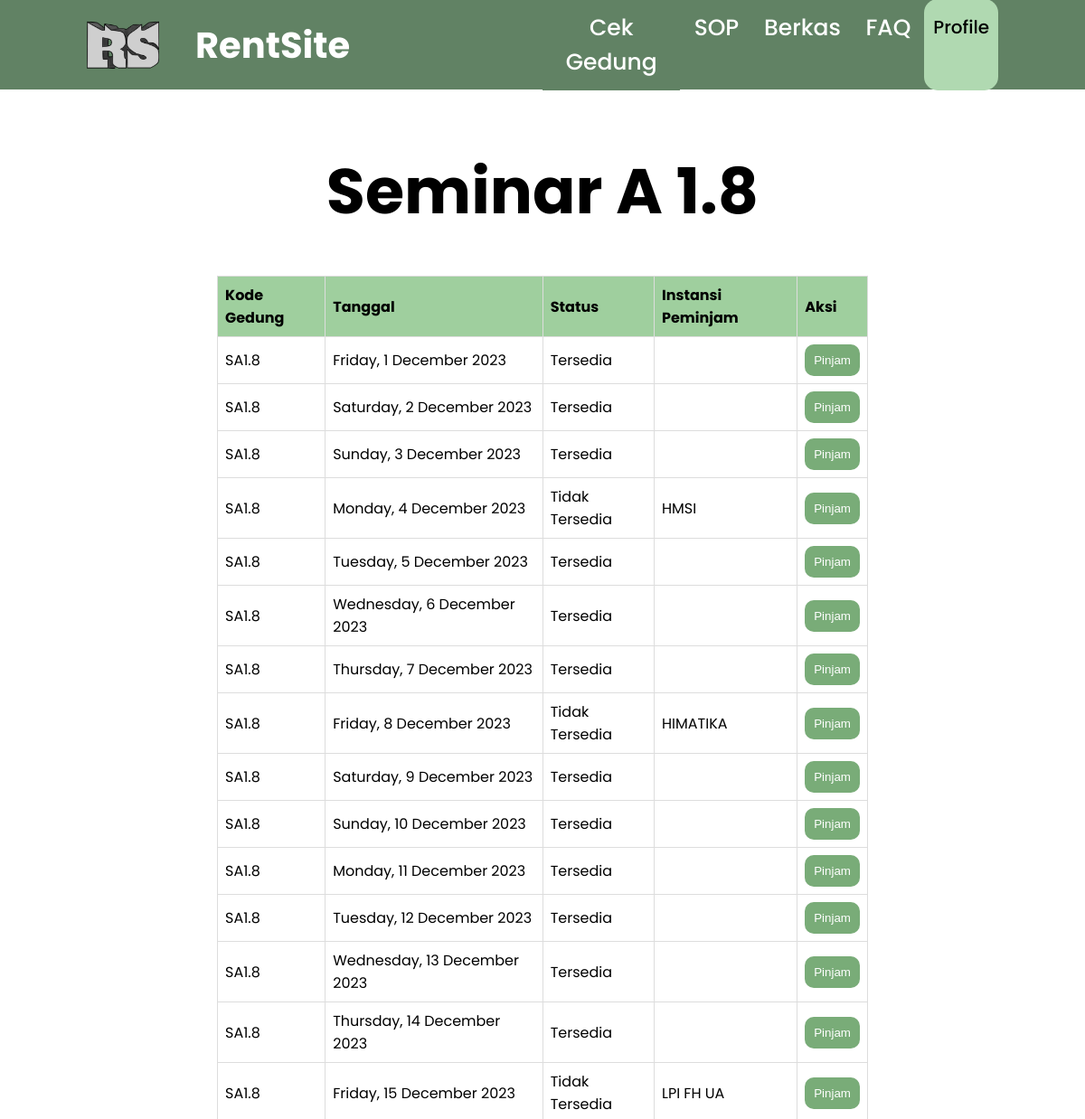
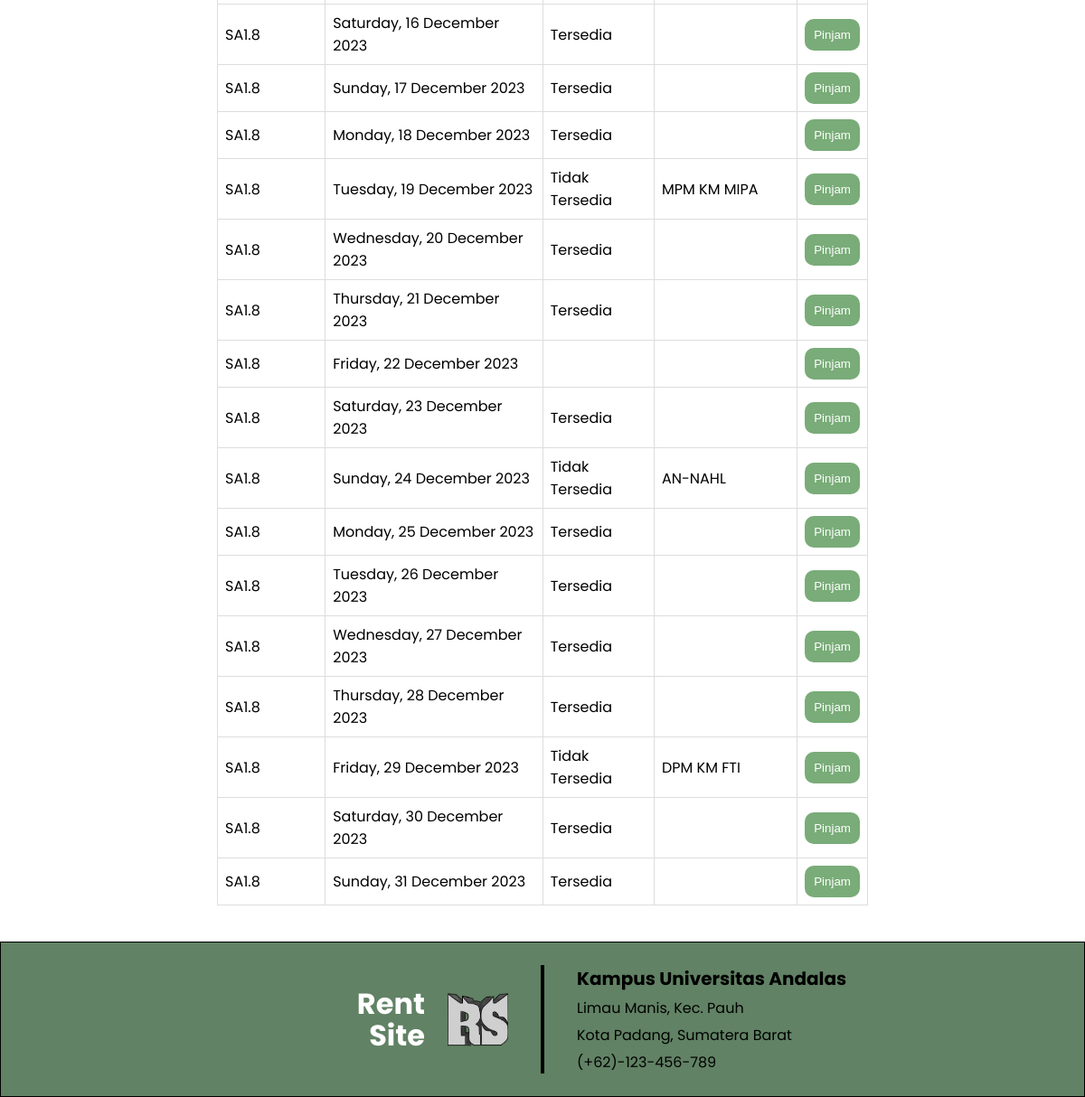
/user/seminara18.php, run on the app's committed database (2 pictures, top to bottom).
### tables this page shows
CREATE TABLE `seminar_a1_8` (
  `Kode_Gedung` varchar(255) NOT NULL,
  `Tanggal` date NOT NULL,
  `Status` varchar(255) DEFAULT NULL,
  `Instansi_Peminjam` varchar(255) DEFAULT NULL
);

### user/seminara18.php (the view, shortened to what this page needs)
<?php
require '../function.php';
$sql = "SELECT * FROM seminar_a1_8";
$result = $conn->query($sql);
?>
<!DOCTYPE html>
<html lang="idn">
<head>
  <link rel="stylesheet" href="../css/auditorium.css" />
  <link rel="stylesheet" href="https://cdnjs.cloudflare.com/ajax/libs/font-awesome/4.7.0/css/font-awesome.min.css" />
</head>
<body>
  <nav class="menu">
    <div class="logo">
      <img class="gmblogo" src="../img/logorentsite.png" alt="" />
      <a href="landingPageUser.php" style="text-decoration: none;">
        <h1>RentSite</h1>
      </a>
    </div>
    <ul>
      <li><a href="cekGedungUser.php">Cek Gedung</a></li>
      <li><a href="sopUser.php">SOP</a></li>
      <li><a href="loadBerkasUser.php">Berkas</a></li>
      <li><a href="faqUser.php">FAQ</a></li>
      <a href="profilUser.php" class="login1">Profile</a>
    </ul>
  </nav>
  <main>
    <div class="konten1">Seminar A 1.8</div>
    <div class="isitable">
      <?php
      if ($result->num_rows > 0) {
        echo "<table>";
        echo "<tr><th>Kode Gedung</th><th>Tanggal</th><th>Status</th><th>Instansi Peminjam</th><th>Aksi</th></tr>";
        while ($row = $result->fetch_assoc()) {
          echo "<tr>";
          echo "<td>" . $row["Kode_Gedung"] . "</td>";
          echo "<td>" . date('l, j F Y', strtotime($row["Tanggal"])) . "</td>";
          echo '<td class="status">' . $row["Status"] . "</td>";
          echo "<td>" . $row["Instansi_Peminjam"] . "</td>";
          echo '<td class="pilihan">' . '<button type="button" id="btnPeminjaman" onclick="showForm(\'' . $row["Kode_Gedung"] . '\')">Pinjam</button>' . "</td>";
          echo "</tr>";
        }
        echo "</table>";
      } else {
        echo "Tidak ada data gedung.";
      }
      ?>
    </div>
  </main>
  <fotter>
    <div class="foot1">
      <ui class="judul">Rent Site</ui>
      <img class="logo" src="../img/logorentsite.png" alt="">
    </div>
    <div class="foot2"></div>
    <div class="foot3">
      <p class="kontak1">Kampus Universitas Andalas</p>
      <a class="kontak2" href="">Limau Manis, Kec. Pauh</a>
      <a class="kontak3" href="">Kota Padang, Sumatera Barat</a>
      <a class="kontak4" href="">(+62)-123-456-789</a>
    </div>
  </fotter>
</body>
</html>

### css/auditorium.css (style rules this page uses)
* { margin: 0; padding: 0; box-sizing: border-box; outline: none; border: none; list-style-type: none; }
:root { --one: #618264; --two: #79ac78; --three: #b0d9b1; --four: #d0e7d2; }
body { font-family: poppins; }
nav { align-content: center; padding-left: 96px; padding-right: 96px; height: 6.2em; background-color: var(--one); display: grid; grid-template-columns: 1fr 1fr; }
.menu ul { display: flex; flex-direction: row; justify-content: space-between; }
.logo { display: flex; flex-direction: row; align-items: center; }
.gmblogo { width: 80px; height: 60px; }
h1 { margin-left: 40px; font-weight: 700; font-size: 40px; color: white; }
.menu > ul > li > a { min-width: 80px; padding: 0.5em; text-align: center; display: block; font-weight: 500; font-size: 25px; text-decoration: none; color: white; background-color: var(--one); }
.login1 { border-top: 1rem solid transparent; color: black; text-decoration: none; text-align: center; font-weight: 500; font-size: 20px; background-color: var(--three); cursor: pointer; border-radius: 15px; width: 97px; }
main { padding-left: 240px; padding-right: 240px; }
.konten1 { margin-top: 60px; font-weight: 700; font-size: 70px; text-align: center; }
table { width: 100%; border-collapse: collapse; }
th, td { border: 1px solid #dddddd; text-align: left; padding: 8px; }
th { background-color: #9fcf9e; }
.isitable { margin: 40px 0px; overflow-x: auto; }
table button { background-color: #79ac78; padding: 10px; border-radius: 10px; cursor: pointer; }
button { padding: 10px; background-color: #3498db; color: #fff; border: none; border-radius: 4px; cursor: pointer; }
fotter { background-color: var(--one); padding: 25px; border: 1px solid black; display: flex; flex-direction: row; justify-content: center; align-items: center; }
.foot1 { align-items: center; display: flex; flex-wrap: wrap-reverse; justify-content: end; width: 300px; gap: 25px; }
.foot1 .judul { text-align: end; display: block; width: 80px; color: white; line-height: 35px; font-weight: 700; font-size: 32px; }
.foot1 .logo { height: 67px; width: 67px; }
.foot2 { margin-right: 36px; margin-left: 36px; height: 120px; width: 4px; background-color: black; }
.foot3 { width: 300px; }
.foot3 a { display: block; text-decoration: none; color: black; margin-top: 5px; }
.kontak1 { font-weight: 700; font-size: 20px; }

### data on the page
seminar_a1_8: Kode_Gedung "SA1.8", Tanggal "Friday, 1 December 2023", Status "Tersedia"
seminar_a1_8: Kode_Gedung "SA1.8", Tanggal "Saturday, 2 December 2023", Status "Tersedia"
seminar_a1_8: Kode_Gedung "SA1.8", Tanggal "Sunday, 3 December 2023", Status "Tersedia"
seminar_a1_8: Kode_Gedung "SA1.8", Tanggal "Monday, 4 December 2023", Status "Tidak Tersedia", Instansi_Peminjam "HMSI"
seminar_a1_8: Kode_Gedung "SA1.8", Tanggal "Tuesday, 5 December 2023", Status "Tersedia"
seminar_a1_8: Kode_Gedung "SA1.8", Tanggal "Wednesday, 6 December 2023", Status "Tersedia"
seminar_a1_8: Kode_Gedung "SA1.8", Tanggal "Thursday, 7 December 2023", Status "Tersedia"
seminar_a1_8: Kode_Gedung "SA1.8", Tanggal "Friday, 8 December 2023", Status "Tidak Tersedia", Instansi_Peminjam "HIMATIKA"
seminar_a1_8: Kode_Gedung "SA1.8", Tanggal "Saturday, 9 December 2023", Status "Tersedia"
seminar_a1_8: Kode_Gedung "SA1.8", Tanggal "Sunday, 10 December 2023", Status "Tersedia"
seminar_a1_8: Kode_Gedung "SA1.8", Tanggal "Monday, 11 December 2023", Status "Tersedia"
seminar_a1_8: Kode_Gedung "SA1.8", Tanggal "Tuesday, 12 December 2023", Status "Tersedia"
seminar_a1_8: Kode_Gedung "SA1.8", Tanggal "Wednesday, 13 December 2023", Status "Tersedia"
seminar_a1_8: Kode_Gedung "SA1.8", Tanggal "Thursday, 14 December 2023", Status "Tersedia"
seminar_a1_8: Kode_Gedung "SA1.8", Tanggal "Friday, 15 December 2023", Status "Tidak Tersedia", Instansi_Peminjam "LPI FH UA"
seminar_a1_8: Kode_Gedung "SA1.8", Tanggal "Saturday, 16 December 2023", Status "Tersedia"
seminar_a1_8: Kode_Gedung "SA1.8", Tanggal "Sunday, 17 December 2023", Status "Tersedia"
seminar_a1_8: Kode_Gedung "SA1.8", Tanggal "Monday, 18 December 2023", Status "Tersedia"
seminar_a1_8: Kode_Gedung "SA1.8", Tanggal "Tuesday, 19 December 2023", Status "Tidak Tersedia", Instansi_Peminjam "MPM KM MIPA"
seminar_a1_8: Kode_Gedung "SA1.8", Tanggal "Wednesday, 20 December 2023", Status "Tersedia"
seminar_a1_8: Kode_Gedung "SA1.8", Tanggal "Thursday, 21 December 2023", Status "Tersedia"
seminar_a1_8: Kode_Gedung "SA1.8", Tanggal "Friday, 22 December 2023"
seminar_a1_8: Kode_Gedung "SA1.8", Tanggal "Saturday, 23 December 2023", Status "Tersedia"
seminar_a1_8: Kode_Gedung "SA1.8", Tanggal "Sunday, 24 December 2023", Status "Tidak Tersedia", Instansi_Peminjam "AN-NAHL"
seminar_a1_8: Kode_Gedung "SA1.8", Tanggal "Monday, 25 December 2023", Status "Tersedia"
seminar_a1_8: Kode_Gedung "SA1.8", Tanggal "Tuesday, 26 December 2023", Status "Tersedia"
seminar_a1_8: Kode_Gedung "SA1.8", Tanggal "Wednesday, 27 December 2023", Status "Tersedia"
seminar_a1_8: Kode_Gedung "SA1.8", Tanggal "Thursday, 28 December 2023", Status "Tersedia"
seminar_a1_8: Kode_Gedung "SA1.8", Tanggal "Friday, 29 December 2023", Status "Tidak Tersedia", Instansi_Peminjam "DPM KM FTI"
seminar_a1_8: Kode_Gedung "SA1.8", Tanggal "Saturday, 30 December 2023", Status "Tersedia"
seminar_a1_8: Kode_Gedung "SA1.8", Tanggal "Sunday, 31 December 2023", Status "Tersedia"
